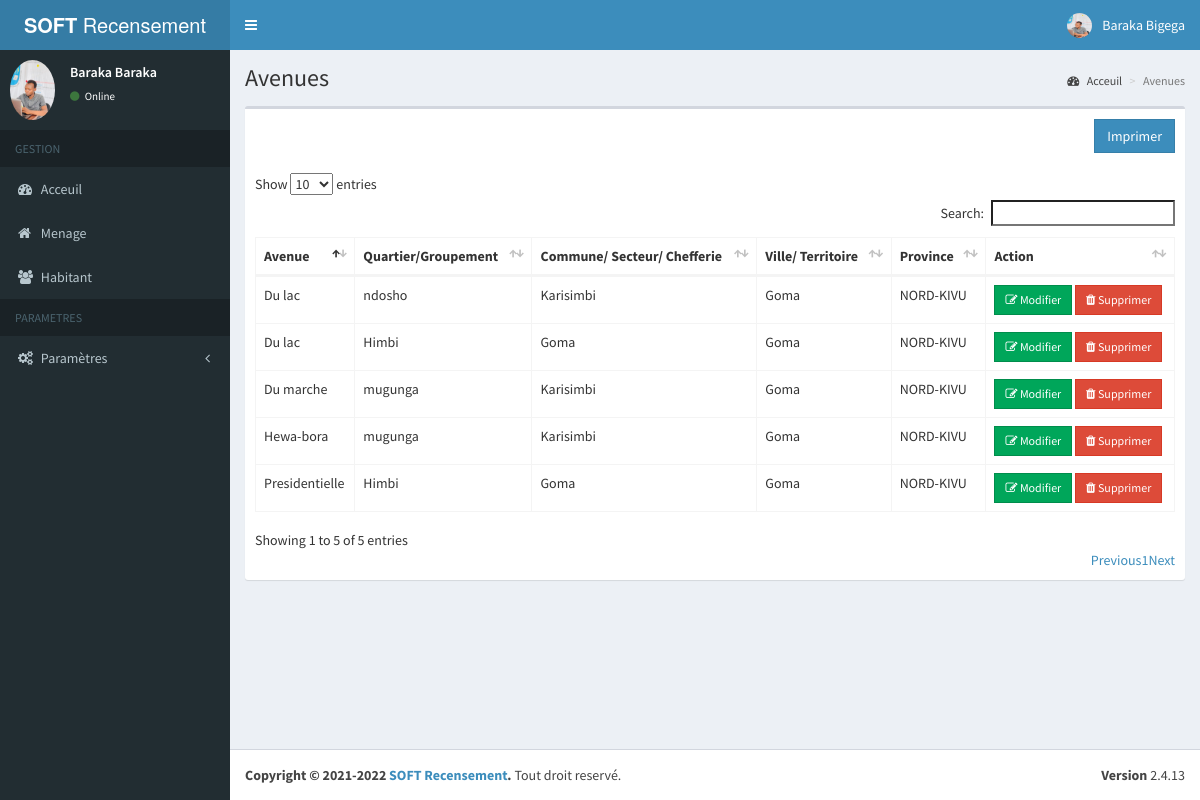
The page /avenue.php (signed in) on the database its author committed.
### tables this page shows
CREATE TABLE `t_user` (
  `CodeUser` int(11) NOT NULL,
  `Matricule` varchar(50) NOT NULL,
  `Password` text NOT NULL,
  `user_created_on` timestamp NOT NULL DEFAULT current_timestamp(),
  `CodeType` int(11) NOT NULL,
  `CodeAgent` int(11) NOT NULL
);

CREATE TABLE `t_agent` (
  `CodeAgent` int(11) NOT NULL,
  `NomAgent` varchar(50) NOT NULL,
  `PostnomAgent` varchar(50) NOT NULL,
  `PrenomAgent` varchar(50) NOT NULL,
  `Matricule` varchar(20) DEFAULT NULL,
  `Photo` text NOT NULL,
  `TelephoneAgent` varchar(15) NOT NULL,
  `EmailAgent` varchar(50) NOT NULL,
  `Created_on` timestamp NOT NULL DEFAULT current_timestamp(),
  `CodeFonction` int(11) NOT NULL
);

CREATE TABLE `t_avenue` (
  `CodeAvenue` int(11) NOT NULL,
  `Avenue` varchar(50) NOT NULL,
  `CodeQuartier` int(11) NOT NULL
);

CREATE TABLE `t_quartier` (
  `CodeQuartier` int(11) NOT NULL,
  `Quartier` varchar(50) NOT NULL,
  `CodeCommune` int(11) NOT NULL,
  `CodeStatut` int(11) NOT NULL
);

CREATE TABLE `t_commune` (
  `CodeCommune` int(11) NOT NULL,
  `Commune` varchar(50) NOT NULL,
  `CodeVille` int(11) NOT NULL,
  `CodeStatut` int(11) NOT NULL
);

CREATE TABLE `t_ville` (
  `CodeVille` int(11) NOT NULL,
  `Ville` varchar(50) NOT NULL,
  `CodeProvince` int(11) NOT NULL,
  `CodeStatut` int(11) NOT NULL
);

CREATE TABLE `t_province` (
  `CodeProvince` int(11) NOT NULL,
  `Province` varchar(50) NOT NULL
);

### class/app.php (called while the page is built, shortened)
<?php
class App
 {
    private $db_name, $db_user, $db_pass, $db_host, $pdo;
    public function __construct( $db_name = "prototype", $db_user = "root", $db_pass = "", $db_host = 'localhost' )
    {
        $this->db_name = $db_name;
        $this->db_user = $db_user;
        $this->db_pass = $db_pass;
        $this->db_host = $db_host;
    }
    public function getPDO()
    {
        try {
            if ( $this->pdo === null ) {
                $pdo_ = new PDO( 'mysql:host=' . $this->db_host . '; port=3306; dbname=' . $this->db_name . ';charset=utf8', $this->db_user, $this->db_pass );
                $pdo_->setAttribute( PDO::ATTR_ERRMODE, PDO::ERRMODE_WARNING );
                $this->pdo = $pdo_;
            }
        } catch ( PDOException $ex ) {
        die( $ex->getMessage() );
        }
        return $this->pdo;
    }
    public function fetchPrepared( $statement )
    {
        $req = $this->getPDO()->prepare( $statement );
        $req->execute();
        return $req->fetchAll();
    }
    public function fetch( $statement )
    {
        $req = $this->getPDO()->query( $statement );
        $data = $req->fetch();
        return $data;
    }
 }
 $app=new App('prototype');
 ?>

### includes/sessionconnected.php (called while the page is built, shortened)
<?php
	include './class/app.php';
	$id = $_SESSION['CodeUser'];
	$sql = "SELECT CodeUser,user_created_on,t_agent.CodeAgent,NomAgent,PostnomAgent,PrenomAgent,t_agent.Matricule,Photo,TelephoneAgent,EmailAgent,CodeFonction,CodeAffectation,Debut,Fin,t_quartier.CodeQuartier as CodeQuartier,Quartier 	 FROM t_user
				INNER JOIN t_agent
				ON t_user.CodeAgent=t_agent.CodeAgent
				LEFT JOIN t_affectation_agent
				ON t_agent.CodeAgent=t_affectation_agent.CodeAgent
				LEFT JOIN t_quartier
				ON t_affectation_agent.CodeQuartier=t_quartier.CodeQuartier
				WHERE CodeUser=$id";
	$req = $app->fetch($sql);
?>

### content/avenue.php (the view, shortened to what this page needs)
<div class="content-wrapper">
    <section class="content-header">
      <h1>
      Avenues
      </h1>
      <ol class="breadcrumb">
        <li><a href="home_admin.php"><i class="fa fa-dashboard"></i> Acceuil</a></li>
        <li class="active">Avenues</li>
      </ol>
    </section>
    <section class="content">
      <div class="row">
        <div class="col-xs-12">
          <div class="box" style="overflow: auto;">
            <div class="box-header">
                <button class="btn btn-primary btn sm btn-flat" onclick="imprimer();" style="float: right;">Imprimer</button>
            </div>
            <div class="box-body">
              <table id="example3" class="table table-bordered table-hover">
                <thead>
                <tr>
                    <th>Avenue</th>
                    <th>Quartier/Groupement</th>
                    <th>Commune/ Secteur/ Chefferie</th>
                    <th>Ville/ Territoire</th>
                    <th>Province</th>
                    <th>Action</th>
                </tr>
                </thead>
                <tbody>
                  <?php
                  $sql = "SELECT * FROM t_avenue
                        INNER JOIN t_quartier
                        ON t_avenue.CodeQuartier=t_quartier.CodeQuartier
                        INNER JOIN t_commune
                        ON t_quartier.CodeCommune=t_commune.CodeCommune
                        INNER JOIN t_ville
                        ON t_commune.CodeVille=t_ville.CodeVille
                        INNER JOIN t_province
                        ON t_ville.CodeProvince=t_province.CodeProvince
                        ";
                  $req = $app->fetchPrepared($sql);
                  foreach($req as $row){
                    ?>
                    <tr>
                        <td><?php echo $row['Avenue']; ?></td>
                        <td><?php echo $row['Quartier']; ?></td>
                        <td><?php echo $row['Commune']; ?></td>
                        <td><?php echo $row['Ville']; ?></td>
                        <td><?php echo $row['Province']; ?></td>
                        <td>
                            <button class='btn btn-success btn-sm edit btn-flat' data-id="<?php echo $row['CodeAvenue'] ?>"><i class='fa fa-edit'></i> Modifier</button>
                            <button class='btn btn-danger btn-sm delete btn-flat' data-id="<?php echo $row['CodeAvenue'] ?>"><i class='fa fa-trash'></i> Supprimer</button>
                        </td>
                    </tr>
                    <?php
                  }
                  ?>
                </tbody>
              </table>
            </div>
          </div>
        </div>
      </div>
    </section>
  </div>

### includes/head.php (shortened to what this page needs)
<!DOCTYPE html>
<html>
<head>
  <link rel="stylesheet" href="bower_components/bootstrap/dist/css/bootstrap.min.css">
  <link rel="stylesheet" href="bower_components/font-awesome/css/font-awesome.min.css">
  <link rel="stylesheet" href="bower_components/Ionicons/css/ionicons.min.css">
  <link rel="stylesheet" href="dist/css/AdminLTE.min.css">
  <link rel="stylesheet" href="dist/css/skins/_all-skins.min.css">
  <link rel="stylesheet" href="bower_components/morris.js/morris.css">
  <link rel="stylesheet" href="bower_components/jvectormap/jquery-jvectormap.css">
  <link rel="stylesheet" href="bower_components/bootstrap-datepicker/dist/css/bootstrap-datepicker.min.css">
  <link rel="stylesheet" href="bower_components/bootstrap-daterangepicker/daterangepicker.css">
  <link rel="stylesheet" href="plugins/bootstrap-wysihtml5/bootstrap3-wysihtml5.min.css">
  <link rel="stylesheet" href="bower_components/datatables.net-bs/css/dataTables.bootstrap.min.css">
</head>

### includes/header.php (shortened to what this page needs)
<body class="hold-transition skin-blue sidebar-mini">
<div class="wrapper">
<header class="main-header">
    <a href="index.php" class="logo">
      <span class="logo-lg"><b>SOFT </b>Recensement</span>
    </a>
    <nav class="navbar navbar-static-top">
      <a href="#" class="sidebar-toggle" data-toggle="push-menu" role="button">
      </a>
      <div class="navbar-custom-menu">
        <ul class="nav navbar-nav">
          <li class="dropdown user user-menu">
            <a href="#" class="dropdown-toggle" data-toggle="dropdown">
              <img src="<?php echo (!empty($req['Photo'])) ? 'img/'.$req['Photo'] : 'img/user.png'; ?>" class="user-image" alt="User Image">
              <span class="hidden-xs"><?php echo $req['NomAgent'].' '.$req['PostnomAgent']; ?></span>
            </a>
          </li>
        </ul>
      </div>
    </nav>
  </header>

### avenue.php
<?php
include("includes/sessionconnected.php");
include("includes/head.php");
include("includes/header.php");
if($req['CodeFonction']==1){
    include("includes/aside1.php");
}elseif($req['CodeFonction']==2){
    include("includes/aside2.php");
}
include("content/avenue.php");
include("includes/footer.php");
include("includes/script.php");
include("getrow/avenue.php");
include("modal/avenue.php");
?>

### includes/aside1.php (shortened to what this page needs)
<aside class="main-sidebar">
   <section class="sidebar">
     <div class="user-panel">
       <div class="pull-left image">
         <img src="<?php echo (!empty($req['Photo'])) ? 'img/'.$req['Photo'] : 'img/user.png'; ?>" class="img-circle" alt="User Image">
       </div>
       <div class="pull-left info">
         <p><?php echo $req['NomAgent'].' '.$req['NomAgent']; ?></p>
         <a href="#"><i class="fa fa-circle text-success"></i> Online</a>
       </div>
     </div>
     <ul class="sidebar-menu" data-widget="tree">
       <li class="header">GESTION</li>
       <li><a href="home_admin.php"><i class="fa fa-dashboard"></i> <span>Acceuil</span></a></li>
       <li><a href="menage.php"><i class="fa fa-home"></i> <span>Menage</span></a></li>
       <li><a href="habitant.php"><i class="fa fa-users"></i> <span>Habitant</span></a></li>
       <li class="header">PARAMETRES</li>
       <li class="treeview">
         <a href="#">
           <i class="fa fa-cogs"></i>
           <span>Paramètres</span>
           <span class="pull-right-container">
             <i class="fa fa-angle-left pull-right"></i>
           </span>
         </a>
       </li>
     </ul>
   </section>
 </aside>

### includes/footer.php (shortened to what this page needs)
<footer class="main-footer">
    <div class="pull-right hidden-xs">
      <b>Version</b> 2.4.13
    </div>
    <strong>Copyright &copy; 2021-2022 <a href="#">SOFT Recensement</a>.</strong> Tout droit reservé.
  </footer>
</div>

### includes/script.php (shortened to what this page needs)
</body>
</html>

### rows shown on the page
t_user: t_agent.Photo (picture), t_agent.NomAgent "Baraka", t_agent.PostnomAgent "Bigega"
t_avenue: Avenue "Du lac", t_quartier.Quartier "ndosho", t_commune.Commune "Karisimbi", t_ville.Ville "Goma", t_province.Province "NORD-KIVU"
t_avenue: Avenue "Hewa-bora", t_quartier.Quartier "mugunga", t_commune.Commune "Karisimbi", t_ville.Ville "Goma", t_province.Province "NORD-KIVU"
t_avenue: Avenue "Presidentielle", t_quartier.Quartier "Himbi", t_commune.Commune "Goma", t_ville.Ville "Goma", t_province.Province "NORD-KIVU"
t_avenue: Avenue "Du marche", t_quartier.Quartier "mugunga", t_commune.Commune "Karisimbi", t_ville.Ville "Goma", t_province.Province "NORD-KIVU"
t_avenue: Avenue "Du lac", t_quartier.Quartier "Himbi", t_commune.Commune "Goma", t_ville.Ville "Goma", t_province.Province "NORD-KIVU"
